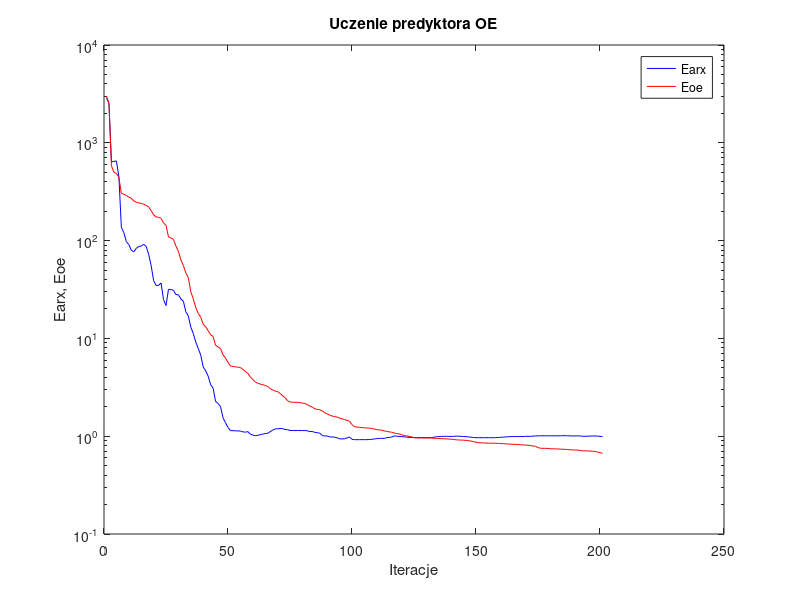
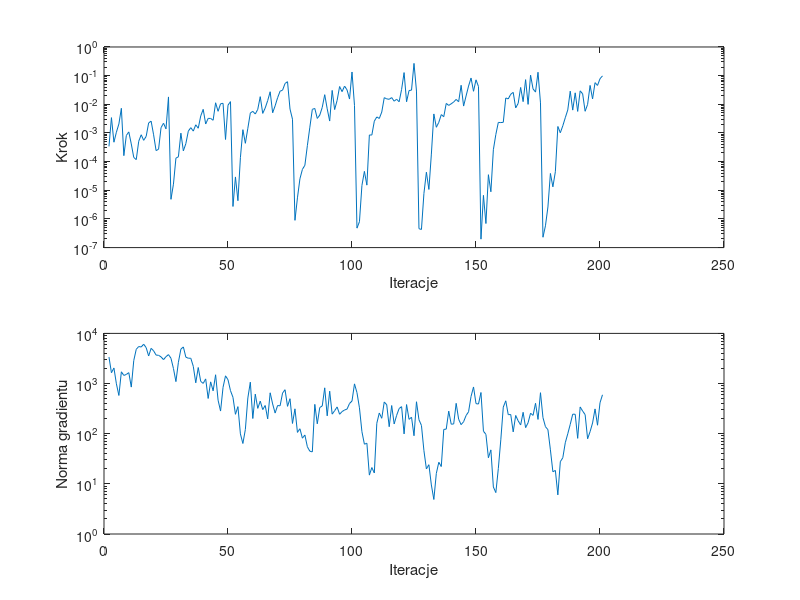

Recreate these plots in MATLAB, in order.
%uczenie predyktora oe
clear all;
n=0; farx(n+1)=2.885029e+003; foe(n+1)=3.003857e+003; wspucz(n+1)=0.000000e+000; ng(n+1)=0.000000e+000;
%odnowa zmiennej metryki
n=1; farx(n+1)=2.521866e+003; foe(n+1)=2.545891e+003; krok(n+1)=3.395966e-004; ng(n+1)=3.381683e+003;
n=2; farx(n+1)=6.373596e+002; foe(n+1)=5.807490e+002; krok(n+1)=3.426502e-003; ng(n+1)=1.642195e+003;
n=3; farx(n+1)=6.458060e+002; foe(n+1)=5.003455e+002; krok(n+1)=4.758251e-004; ng(n+1)=2.042952e+003;
n=4; farx(n+1)=6.518621e+002; foe(n+1)=4.861940e+002; krok(n+1)=1.064566e-003; ng(n+1)=9.871702e+002;
n=5; farx(n+1)=4.532838e+002; foe(n+1)=4.442617e+002; krok(n+1)=2.063134e-003; ng(n+1)=5.786276e+002;
n=6; farx(n+1)=1.367829e+002; foe(n+1)=3.035361e+002; krok(n+1)=7.251821e-003; ng(n+1)=1.714776e+003;
n=7; farx(n+1)=1.203388e+002; foe(n+1)=2.987209e+002; krok(n+1)=1.614953e-004; ng(n+1)=1.451880e+003;
n=8; farx(n+1)=9.770933e+001; foe(n+1)=2.893810e+002; krok(n+1)=8.160960e-004; ng(n+1)=1.518464e+003;
n=9; farx(n+1)=9.100333e+001; foe(n+1)=2.782664e+002; krok(n+1)=1.088038e-003; ng(n+1)=1.650393e+003;
n=10; farx(n+1)=7.980518e+001; foe(n+1)=2.706578e+002; krok(n+1)=4.129769e-004; ng(n+1)=8.498076e+002;
n=11; farx(n+1)=7.684740e+001; foe(n+1)=2.546132e+002; krok(n+1)=1.398154e-004; ng(n+1)=2.875988e+003;
n=12; farx(n+1)=8.315052e+001; foe(n+1)=2.473057e+002; krok(n+1)=1.174532e-004; ng(n+1)=4.818613e+003;
n=13; farx(n+1)=8.722703e+001; foe(n+1)=2.428790e+002; krok(n+1)=5.126539e-004; ng(n+1)=5.472231e+003;
n=14; farx(n+1)=8.786677e+001; foe(n+1)=2.401253e+002; krok(n+1)=8.650734e-004; ng(n+1)=5.355963e+003;
n=15; farx(n+1)=9.156313e+001; foe(n+1)=2.356841e+002; krok(n+1)=5.534736e-004; ng(n+1)=6.087639e+003;
n=16; farx(n+1)=8.725710e+001; foe(n+1)=2.290950e+002; krok(n+1)=7.581588e-004; ng(n+1)=5.202029e+003;
n=17; farx(n+1)=7.238218e+001; foe(n+1)=2.208484e+002; krok(n+1)=2.236648e-003; ng(n+1)=3.543460e+003;
n=18; farx(n+1)=5.568099e+001; foe(n+1)=2.025133e+002; krok(n+1)=2.586841e-003; ng(n+1)=5.034598e+003;
n=19; farx(n+1)=3.908831e+001; foe(n+1)=1.836671e+002; krok(n+1)=8.631728e-004; ng(n+1)=4.498835e+003;
n=20; farx(n+1)=3.479827e+001; foe(n+1)=1.744717e+002; krok(n+1)=2.425420e-004; ng(n+1)=3.695700e+003;
n=21; farx(n+1)=3.483504e+001; foe(n+1)=1.732738e+002; krok(n+1)=2.702675e-004; ng(n+1)=3.657067e+003;
n=22; farx(n+1)=3.688721e+001; foe(n+1)=1.687408e+002; krok(n+1)=1.532691e-003; ng(n+1)=3.399405e+003;
n=23; farx(n+1)=2.497713e+001; foe(n+1)=1.516956e+002; krok(n+1)=2.186130e-003; ng(n+1)=2.997127e+003;
n=24; farx(n+1)=2.168658e+001; foe(n+1)=1.435968e+002; krok(n+1)=1.389400e-003; ng(n+1)=3.437526e+003;
n=25; farx(n+1)=3.175917e+001; foe(n+1)=1.091992e+002; krok(n+1)=1.808357e-002; ng(n+1)=3.773736e+003;
%odnowa zmiennej metryki
n=26; farx(n+1)=3.161338e+001; foe(n+1)=1.063465e+002; krok(n+1)=4.835983e-006; ng(n+1)=3.193938e+003;
n=27; farx(n+1)=3.104653e+001; foe(n+1)=1.032952e+002; krok(n+1)=1.633361e-005; ng(n+1)=1.996942e+003;
n=28; farx(n+1)=2.802931e+001; foe(n+1)=8.786448e+001; krok(n+1)=1.325538e-004; ng(n+1)=1.092798e+003;
n=29; farx(n+1)=2.797421e+001; foe(n+1)=7.773776e+001; krok(n+1)=1.471428e-004; ng(n+1)=2.658904e+003;
n=30; farx(n+1)=2.532031e+001; foe(n+1)=6.336953e+001; krok(n+1)=9.846126e-004; ng(n+1)=4.857873e+003;
n=31; farx(n+1)=2.402765e+001; foe(n+1)=5.567600e+001; krok(n+1)=2.372391e-004; ng(n+1)=5.370084e+003;
n=32; farx(n+1)=1.866823e+001; foe(n+1)=4.659455e+001; krok(n+1)=4.235557e-004; ng(n+1)=3.357814e+003;
n=33; farx(n+1)=1.696526e+001; foe(n+1)=4.180832e+001; krok(n+1)=1.159004e-003; ng(n+1)=3.198548e+003;
n=34; farx(n+1)=1.302699e+001; foe(n+1)=2.992334e+001; krok(n+1)=1.532691e-003; ng(n+1)=3.192105e+003;
n=35; farx(n+1)=1.120572e+001; foe(n+1)=2.541864e+001; krok(n+1)=1.160141e-003; ng(n+1)=2.206011e+003;
n=36; farx(n+1)=9.183159e+000; foe(n+1)=2.073048e+001; krok(n+1)=1.926084e-003; ng(n+1)=1.034549e+003;
n=37; farx(n+1)=7.899565e+000; foe(n+1)=1.799352e+001; krok(n+1)=1.462416e-003; ng(n+1)=2.086776e+003;
n=38; farx(n+1)=6.736571e+000; foe(n+1)=1.648685e+001; krok(n+1)=3.912002e-003; ng(n+1)=1.102517e+003;
n=39; farx(n+1)=5.106379e+000; foe(n+1)=1.394281e+001; krok(n+1)=6.669234e-003; ng(n+1)=1.007511e+003;
n=40; farx(n+1)=4.659621e+000; foe(n+1)=1.315403e+001; krok(n+1)=2.050616e-003; ng(n+1)=1.237222e+003;
n=41; farx(n+1)=4.112769e+000; foe(n+1)=1.198566e+001; krok(n+1)=3.225080e-003; ng(n+1)=5.039506e+002;
n=42; farx(n+1)=3.359427e+000; foe(n+1)=1.088646e+001; krok(n+1)=3.212655e-003; ng(n+1)=1.080333e+003;
n=43; farx(n+1)=3.093594e+000; foe(n+1)=1.045334e+001; krok(n+1)=2.774090e-003; ng(n+1)=7.150688e+002;
n=44; farx(n+1)=2.261671e+000; foe(n+1)=8.483716e+000; krok(n+1)=1.131000e-002; ng(n+1)=1.496675e+003;
n=45; farx(n+1)=2.164333e+000; foe(n+1)=8.182683e+000; krok(n+1)=5.699196e-003; ng(n+1)=4.654917e+002;
n=46; farx(n+1)=2.004438e+000; foe(n+1)=7.862185e+000; krok(n+1)=1.042882e-002; ng(n+1)=2.828770e+002;
n=47; farx(n+1)=1.539784e+000; foe(n+1)=6.786447e+000; krok(n+1)=1.082825e-002; ng(n+1)=8.406637e+002;
n=48; farx(n+1)=1.373112e+000; foe(n+1)=6.297987e+000; krok(n+1)=5.923015e-004; ng(n+1)=1.425657e+003;
n=49; farx(n+1)=1.226925e+000; foe(n+1)=5.689603e+000; krok(n+1)=9.338225e-003; ng(n+1)=1.190901e+003;
n=50; farx(n+1)=1.141525e+000; foe(n+1)=5.221149e+000; krok(n+1)=1.238474e-002; ng(n+1)=7.213375e+002;
%odnowa zmiennej metryki
n=51; farx(n+1)=1.139734e+000; foe(n+1)=5.181776e+000; krok(n+1)=2.722567e-006; ng(n+1)=5.318419e+002;
n=52; farx(n+1)=1.133476e+000; foe(n+1)=5.110685e+000; krok(n+1)=2.921834e-005; ng(n+1)=2.436145e+002;
n=53; farx(n+1)=1.134095e+000; foe(n+1)=5.087159e+000; krok(n+1)=4.324013e-006; ng(n+1)=3.464828e+002;
n=54; farx(n+1)=1.129807e+000; foe(n+1)=5.034843e+000; krok(n+1)=1.377639e-004; ng(n+1)=9.905828e+001;
n=55; farx(n+1)=1.107362e+000; foe(n+1)=4.824352e+000; krok(n+1)=1.301857e-003; ng(n+1)=6.379260e+001;
n=56; farx(n+1)=1.099954e+000; foe(n+1)=4.587251e+000; krok(n+1)=4.356528e-004; ng(n+1)=1.214825e+002;
n=57; farx(n+1)=1.114078e+000; foe(n+1)=4.390116e+000; krok(n+1)=1.457389e-003; ng(n+1)=5.153918e+002;
n=58; farx(n+1)=1.050332e+000; foe(n+1)=4.034138e+000; krok(n+1)=4.952046e-003; ng(n+1)=1.064577e+003;
n=59; farx(n+1)=1.025898e+000; foe(n+1)=3.795316e+000; krok(n+1)=5.680993e-003; ng(n+1)=2.009063e+002;
n=60; farx(n+1)=1.013016e+000; foe(n+1)=3.585735e+000; krok(n+1)=4.578975e-003; ng(n+1)=6.149909e+002;
n=61; farx(n+1)=1.018766e+000; foe(n+1)=3.479468e+000; krok(n+1)=6.669234e-003; ng(n+1)=3.197777e+002;
n=62; farx(n+1)=1.037989e+000; foe(n+1)=3.409363e+000; krok(n+1)=1.848181e-002; ng(n+1)=4.462378e+002;
n=63; farx(n+1)=1.049549e+000; foe(n+1)=3.366626e+000; krok(n+1)=4.815473e-003; ng(n+1)=3.025454e+002;
n=64; farx(n+1)=1.064143e+000; foe(n+1)=3.296047e+000; krok(n+1)=7.431661e-003; ng(n+1)=3.649551e+002;
n=65; farx(n+1)=1.070599e+000; foe(n+1)=3.229890e+000; krok(n+1)=1.345640e-002; ng(n+1)=1.975367e+002;
n=66; farx(n+1)=1.111192e+000; foe(n+1)=3.066846e+000; krok(n+1)=2.741623e-002; ng(n+1)=6.538605e+002;
n=67; farx(n+1)=1.152025e+000; foe(n+1)=2.975692e+000; krok(n+1)=5.062842e-003; ng(n+1)=3.920493e+002;
n=68; farx(n+1)=1.186517e+000; foe(n+1)=2.894170e+000; krok(n+1)=8.839546e-003; ng(n+1)=2.579896e+002;
n=69; farx(n+1)=1.192023e+000; foe(n+1)=2.860432e+000; krok(n+1)=1.693613e-002; ng(n+1)=3.647475e+002;
n=70; farx(n+1)=1.197480e+000; foe(n+1)=2.731994e+000; krok(n+1)=2.865996e-002; ng(n+1)=3.596613e+002;
n=71; farx(n+1)=1.196277e+000; foe(n+1)=2.602918e+000; krok(n+1)=3.111101e-002; ng(n+1)=6.458058e+002;
n=72; farx(n+1)=1.171987e+000; foe(n+1)=2.480920e+000; krok(n+1)=5.335388e-002; ng(n+1)=7.535703e+002;
n=73; farx(n+1)=1.165064e+000; foe(n+1)=2.303798e+000; krok(n+1)=6.153853e-002; ng(n+1)=3.510671e+002;
n=74; farx(n+1)=1.144680e+000; foe(n+1)=2.238222e+000; krok(n+1)=6.838273e-003; ng(n+1)=4.985493e+002;
n=75; farx(n+1)=1.143237e+000; foe(n+1)=2.226933e+000; krok(n+1)=3.023106e-003; ng(n+1)=1.599950e+002;
%odnowa zmiennej metryki
n=76; farx(n+1)=1.143121e+000; foe(n+1)=2.222253e+000; krok(n+1)=8.946219e-007; ng(n+1)=3.133545e+002;
n=77; farx(n+1)=1.143151e+000; foe(n+1)=2.219735e+000; krok(n+1)=5.447762e-006; ng(n+1)=1.061163e+002;
n=78; farx(n+1)=1.143854e+000; foe(n+1)=2.201798e+000; krok(n+1)=2.518354e-005; ng(n+1)=1.255566e+002;
n=79; farx(n+1)=1.141506e+000; foe(n+1)=2.182178e+000; krok(n+1)=5.353910e-005; ng(n+1)=8.140402e+001;
n=80; farx(n+1)=1.142132e+000; foe(n+1)=2.154110e+000; krok(n+1)=7.462550e-005; ng(n+1)=9.399057e+001;
n=81; farx(n+1)=1.136864e+000; foe(n+1)=2.108282e+000; krok(n+1)=3.604935e-004; ng(n+1)=5.486455e+001;
n=82; farx(n+1)=1.114173e+000; foe(n+1)=2.034909e+000; krok(n+1)=1.587460e-003; ng(n+1)=4.473108e+001;
n=83; farx(n+1)=1.117946e+000; foe(n+1)=1.977892e+000; krok(n+1)=6.669234e-003; ng(n+1)=4.340074e+001;
n=84; farx(n+1)=1.094182e+000; foe(n+1)=1.908947e+000; krok(n+1)=7.163682e-003; ng(n+1)=3.843966e+002;
n=85; farx(n+1)=1.084180e+000; foe(n+1)=1.879254e+000; krok(n+1)=3.211338e-003; ng(n+1)=1.575802e+002;
n=86; farx(n+1)=1.075948e+000; foe(n+1)=1.863710e+000; krok(n+1)=4.187528e-003; ng(n+1)=3.328319e+002;
n=87; farx(n+1)=1.015259e+000; foe(n+1)=1.808766e+000; krok(n+1)=7.799544e-003; ng(n+1)=3.571677e+002;
n=88; farx(n+1)=1.004363e+000; foe(n+1)=1.743910e+000; krok(n+1)=2.165649e-002; ng(n+1)=8.212640e+002;
n=89; farx(n+1)=1.006488e+000; foe(n+1)=1.687081e+000; krok(n+1)=6.956269e-003; ng(n+1)=2.270995e+002;
n=90; farx(n+1)=9.847320e-001; foe(n+1)=1.645507e+000; krok(n+1)=2.603714e-003; ng(n+1)=7.035619e+002;
n=91; farx(n+1)=9.821831e-001; foe(n+1)=1.604464e+000; krok(n+1)=3.052860e-002; ng(n+1)=2.455729e+002;
n=92; farx(n+1)=9.776072e-001; foe(n+1)=1.588868e+000; krok(n+1)=6.544675e-003; ng(n+1)=2.874319e+002;
n=93; farx(n+1)=9.622460e-001; foe(n+1)=1.569222e+000; krok(n+1)=1.370811e-002; ng(n+1)=3.416147e+002;
n=94; farx(n+1)=9.401426e-001; foe(n+1)=1.531842e+000; krok(n+1)=4.171622e-002; ng(n+1)=2.442180e+002;
n=95; farx(n+1)=9.386640e-001; foe(n+1)=1.501589e+000; krok(n+1)=2.764852e-002; ng(n+1)=2.761687e+002;
n=96; farx(n+1)=9.411893e-001; foe(n+1)=1.478725e+000; krok(n+1)=4.321748e-002; ng(n+1)=2.969033e+002;
n=97; farx(n+1)=9.604948e-001; foe(n+1)=1.452156e+000; krok(n+1)=3.188384e-002; ng(n+1)=3.095274e+002;
n=98; farx(n+1)=9.817467e-001; foe(n+1)=1.424522e+000; krok(n+1)=1.526430e-002; ng(n+1)=4.005599e+002;
n=99; farx(n+1)=9.302465e-001; foe(n+1)=1.313021e+000; krok(n+1)=1.341318e-001; ng(n+1)=4.480118e+002;
n=100; farx(n+1)=9.214964e-001; foe(n+1)=1.249103e+000; krok(n+1)=9.175071e-003; ng(n+1)=9.854065e+002;
%odnowa zmiennej metryki
n=101; farx(n+1)=9.215021e-001; foe(n+1)=1.240010e+000; krok(n+1)=4.770363e-007; ng(n+1)=6.596099e+002;
n=102; farx(n+1)=9.215836e-001; foe(n+1)=1.234800e+000; krok(n+1)=7.999724e-007; ng(n+1)=3.281731e+002;
n=103; farx(n+1)=9.223699e-001; foe(n+1)=1.225793e+000; krok(n+1)=1.470858e-005; ng(n+1)=1.097506e+002;
n=104; farx(n+1)=9.221794e-001; foe(n+1)=1.217711e+000; krok(n+1)=4.569352e-005; ng(n+1)=6.173682e+001;
n=105; farx(n+1)=9.224323e-001; foe(n+1)=1.214853e+000; krok(n+1)=1.511881e-005; ng(n+1)=6.457985e+001;
n=106; farx(n+1)=9.244266e-001; foe(n+1)=1.208761e+000; krok(n+1)=8.503167e-004; ng(n+1)=1.494082e+001;
n=107; farx(n+1)=9.294992e-001; foe(n+1)=1.200737e+000; krok(n+1)=8.471113e-004; ng(n+1)=2.115117e+001;
n=108; farx(n+1)=9.368293e-001; foe(n+1)=1.185703e+000; krok(n+1)=2.586841e-003; ng(n+1)=1.645285e+001;
n=109; farx(n+1)=9.463007e-001; foe(n+1)=1.165507e+000; krok(n+1)=3.625910e-003; ng(n+1)=1.612523e+002;
n=110; farx(n+1)=9.487090e-001; foe(n+1)=1.161956e+000; krok(n+1)=3.200455e-003; ng(n+1)=2.586089e+002;
n=111; farx(n+1)=9.518315e-001; foe(n+1)=1.152937e+000; krok(n+1)=5.368339e-003; ng(n+1)=2.029051e+002;
n=112; farx(n+1)=9.479516e-001; foe(n+1)=1.132738e+000; krok(n+1)=1.705843e-002; ng(n+1)=4.291381e+002;
n=113; farx(n+1)=9.672947e-001; foe(n+1)=1.120600e+000; krok(n+1)=1.547432e-002; ng(n+1)=3.776303e+002;
n=114; farx(n+1)=9.696364e-001; foe(n+1)=1.107237e+000; krok(n+1)=1.495979e-002; ng(n+1)=1.378147e+002;
n=115; farx(n+1)=9.825464e-001; foe(n+1)=1.098741e+000; krok(n+1)=1.713076e-002; ng(n+1)=3.645407e+002;
n=116; farx(n+1)=1.005854e+000; foe(n+1)=1.078310e+000; krok(n+1)=1.285062e-002; ng(n+1)=1.565922e+002;
n=117; farx(n+1)=1.002219e+000; foe(n+1)=1.065512e+000; krok(n+1)=1.500979e-002; ng(n+1)=2.322385e+002;
n=118; farx(n+1)=9.932329e-001; foe(n+1)=1.055543e+000; krok(n+1)=1.226153e-002; ng(n+1)=3.173062e+002;
n=119; farx(n+1)=9.919450e-001; foe(n+1)=1.035386e+000; krok(n+1)=3.320390e-002; ng(n+1)=3.462714e+002;
n=120; farx(n+1)=9.836294e-001; foe(n+1)=1.014256e+000; krok(n+1)=1.278558e-001; ng(n+1)=9.907449e+001;
n=121; farx(n+1)=9.801740e-001; foe(n+1)=1.007584e+000; krok(n+1)=1.226153e-002; ng(n+1)=3.811135e+002;
n=122; farx(n+1)=9.729507e-001; foe(n+1)=9.971133e-001; krok(n+1)=3.022871e-002; ng(n+1)=1.931540e+002;
n=123; farx(n+1)=9.700224e-001; foe(n+1)=9.852925e-001; krok(n+1)=3.122169e-002; ng(n+1)=2.131170e+002;
n=124; farx(n+1)=9.687384e-001; foe(n+1)=9.669482e-001; krok(n+1)=2.677938e-001; ng(n+1)=9.102913e+001;
n=125; farx(n+1)=9.672354e-001; foe(n+1)=9.617339e-001; krok(n+1)=2.896961e-002; ng(n+1)=4.335542e+002;
%odnowa zmiennej metryki
n=126; farx(n+1)=9.672127e-001; foe(n+1)=9.607847e-001; krok(n+1)=4.565439e-007; ng(n+1)=1.900263e+002;
n=127; farx(n+1)=9.672077e-001; foe(n+1)=9.604183e-001; krok(n+1)=4.293269e-007; ng(n+1)=1.462155e+002;
n=128; farx(n+1)=9.672767e-001; foe(n+1)=9.594703e-001; krok(n+1)=7.746296e-006; ng(n+1)=4.592195e+001;
n=129; farx(n+1)=9.673435e-001; foe(n+1)=9.587273e-001; krok(n+1)=4.279756e-005; ng(n+1)=1.987202e+001;
n=130; farx(n+1)=9.675207e-001; foe(n+1)=9.584531e-001; krok(n+1)=1.069939e-005; ng(n+1)=2.409175e+001;
n=131; farx(n+1)=9.679251e-001; foe(n+1)=9.578428e-001; krok(n+1)=1.828869e-004; ng(n+1)=9.499396e+000;
n=132; farx(n+1)=9.766396e-001; foe(n+1)=9.532674e-001; krok(n+1)=4.615511e-003; ng(n+1)=4.880048e+000;
n=133; farx(n+1)=9.871834e-001; foe(n+1)=9.492681e-001; krok(n+1)=1.579878e-003; ng(n+1)=1.615452e+001;
n=134; farx(n+1)=9.901132e-001; foe(n+1)=9.478242e-001; krok(n+1)=2.349366e-003; ng(n+1)=2.692325e+001;
n=135; farx(n+1)=9.961863e-001; foe(n+1)=9.444233e-001; krok(n+1)=4.372259e-003; ng(n+1)=2.214201e+001;
n=136; farx(n+1)=9.967935e-001; foe(n+1)=9.425218e-001; krok(n+1)=3.692938e-003; ng(n+1)=1.217377e+002;
n=137; farx(n+1)=9.971054e-001; foe(n+1)=9.386559e-001; krok(n+1)=1.073668e-002; ng(n+1)=1.233896e+002;
n=138; farx(n+1)=9.956119e-001; foe(n+1)=9.347319e-001; krok(n+1)=9.146433e-003; ng(n+1)=2.817699e+002;
n=139; farx(n+1)=9.954854e-001; foe(n+1)=9.310344e-001; krok(n+1)=1.041670e-002; ng(n+1)=1.547876e+002;
n=140; farx(n+1)=9.965075e-001; foe(n+1)=9.259917e-001; krok(n+1)=1.204622e-002; ng(n+1)=1.563078e+002;
n=141; farx(n+1)=1.002983e+000; foe(n+1)=9.183345e-001; krok(n+1)=1.479856e-002; ng(n+1)=4.030519e+002;
n=142; farx(n+1)=1.000096e+000; foe(n+1)=9.157425e-001; krok(n+1)=1.226153e-002; ng(n+1)=1.939188e+002;
n=143; farx(n+1)=9.958819e-001; foe(n+1)=9.126433e-001; krok(n+1)=4.614317e-002; ng(n+1)=1.515301e+002;
n=144; farx(n+1)=9.930020e-001; foe(n+1)=9.106031e-001; krok(n+1)=8.672124e-003; ng(n+1)=1.735752e+002;
n=145; farx(n+1)=9.883260e-001; foe(n+1)=9.074505e-001; krok(n+1)=1.960421e-002; ng(n+1)=2.303643e+002;
n=146; farx(n+1)=9.821437e-001; foe(n+1)=8.998831e-001; krok(n+1)=4.331299e-002; ng(n+1)=2.736741e+002;
n=147; farx(n+1)=9.779132e-001; foe(n+1)=8.915074e-001; krok(n+1)=8.268560e-002; ng(n+1)=5.533561e+002;
n=148; farx(n+1)=9.700974e-001; foe(n+1)=8.815079e-001; krok(n+1)=2.847182e-002; ng(n+1)=8.548440e+002;
n=149; farx(n+1)=9.649884e-001; foe(n+1)=8.680009e-001; krok(n+1)=7.142563e-002; ng(n+1)=3.978255e+002;
n=150; farx(n+1)=9.659586e-001; foe(n+1)=8.597004e-001; krok(n+1)=4.171530e-002; ng(n+1)=3.904698e+002;
%odnowa zmiennej metryki
n=151; farx(n+1)=9.659727e-001; foe(n+1)=8.558840e-001; krok(n+1)=1.970994e-007; ng(n+1)=6.627874e+002;
n=152; farx(n+1)=9.658434e-001; foe(n+1)=8.515692e-001; krok(n+1)=6.656792e-006; ng(n+1)=1.121250e+002;
n=153; farx(n+1)=9.658256e-001; foe(n+1)=8.511990e-001; krok(n+1)=6.913251e-007; ng(n+1)=9.699164e+001;
n=154; farx(n+1)=9.656220e-001; foe(n+1)=8.494326e-001; krok(n+1)=3.498787e-005; ng(n+1)=3.314659e+001;
n=155; farx(n+1)=9.657254e-001; foe(n+1)=8.485983e-001; krok(n+1)=8.865531e-006; ng(n+1)=4.754939e+001;
n=156; farx(n+1)=9.660016e-001; foe(n+1)=8.478547e-001; krok(n+1)=2.601242e-004; ng(n+1)=8.663054e+000;
n=157; farx(n+1)=9.676089e-001; foe(n+1)=8.463927e-001; krok(n+1)=8.861138e-004; ng(n+1)=6.693146e+000;
n=158; farx(n+1)=9.703469e-001; foe(n+1)=8.447491e-001; krok(n+1)=2.339183e-003; ng(n+1)=2.017895e+001;
n=159; farx(n+1)=9.760021e-001; foe(n+1)=8.406605e-001; krok(n+1)=2.302721e-003; ng(n+1)=7.554824e+001;
n=160; farx(n+1)=9.773983e-001; foe(n+1)=8.396012e-001; krok(n+1)=2.354171e-003; ng(n+1)=3.388979e+002;
n=161; farx(n+1)=9.822199e-001; foe(n+1)=8.352433e-001; krok(n+1)=1.664870e-002; ng(n+1)=4.527754e+002;
n=162; farx(n+1)=9.875405e-001; foe(n+1)=8.336687e-001; krok(n+1)=1.542203e-002; ng(n+1)=2.394587e+002;
n=163; farx(n+1)=9.915410e-001; foe(n+1)=8.291245e-001; krok(n+1)=2.243356e-002; ng(n+1)=2.414275e+002;
n=164; farx(n+1)=9.913196e-001; foe(n+1)=8.260854e-001; krok(n+1)=2.610023e-002; ng(n+1)=1.087596e+002;
n=165; farx(n+1)=9.921318e-001; foe(n+1)=8.246121e-001; krok(n+1)=7.505960e-003; ng(n+1)=2.308878e+002;
n=166; farx(n+1)=9.913746e-001; foe(n+1)=8.217108e-001; krok(n+1)=1.073668e-002; ng(n+1)=1.807496e+002;
n=167; farx(n+1)=9.932018e-001; foe(n+1)=8.176095e-001; krok(n+1)=3.871130e-002; ng(n+1)=1.492462e+002;
n=168; farx(n+1)=9.928590e-001; foe(n+1)=8.150286e-001; krok(n+1)=1.238474e-002; ng(n+1)=2.671051e+002;
n=169; farx(n+1)=9.962893e-001; foe(n+1)=8.104571e-001; krok(n+1)=7.255280e-002; ng(n+1)=1.320444e+002;
n=170; farx(n+1)=9.983098e-001; foe(n+1)=8.088919e-001; krok(n+1)=9.949946e-003; ng(n+1)=1.654032e+002;
n=171; farx(n+1)=9.955075e-001; foe(n+1)=8.014069e-001; krok(n+1)=1.036878e-001; ng(n+1)=2.561209e+002;
n=172; farx(n+1)=1.003041e+000; foe(n+1)=7.944287e-001; krok(n+1)=3.459424e-002; ng(n+1)=2.318109e+002;
n=173; farx(n+1)=1.006574e+000; foe(n+1)=7.877746e-001; krok(n+1)=2.667694e-002; ng(n+1)=4.040011e+002;
n=174; farx(n+1)=1.008511e+000; foe(n+1)=7.658991e-001; krok(n+1)=1.314138e-001; ng(n+1)=1.925928e+002;
n=175; farx(n+1)=1.010001e+000; foe(n+1)=7.522643e-001; krok(n+1)=1.121665e-002; ng(n+1)=6.566821e+002;
%odnowa zmiennej metryki
n=176; farx(n+1)=1.010013e+000; foe(n+1)=7.517484e-001; krok(n+1)=2.299731e-007; ng(n+1)=2.097977e+002;
n=177; farx(n+1)=1.010024e+000; foe(n+1)=7.512108e-001; krok(n+1)=5.754673e-007; ng(n+1)=1.381845e+002;
n=178; farx(n+1)=1.010079e+000; foe(n+1)=7.494934e-001; krok(n+1)=2.615947e-006; ng(n+1)=1.202008e+002;
n=179; farx(n+1)=1.009810e+000; foe(n+1)=7.435713e-001; krok(n+1)=3.868786e-005; ng(n+1)=4.765903e+001;
n=180; farx(n+1)=1.009822e+000; foe(n+1)=7.433935e-001; krok(n+1)=1.318762e-005; ng(n+1)=1.740484e+001;
n=181; farx(n+1)=1.009748e+000; foe(n+1)=7.424663e-001; krok(n+1)=4.452497e-005; ng(n+1)=1.855184e+001;
n=182; farx(n+1)=1.009261e+000; foe(n+1)=7.401105e-001; krok(n+1)=1.682049e-003; ng(n+1)=6.023833e+000;
n=183; farx(n+1)=1.009724e+000; foe(n+1)=7.385367e-001; krok(n+1)=1.016108e-003; ng(n+1)=2.766882e+001;
n=184; farx(n+1)=1.013048e+000; foe(n+1)=7.351489e-001; krok(n+1)=1.779752e-003; ng(n+1)=3.311639e+001;
n=185; farx(n+1)=1.012513e+000; foe(n+1)=7.332411e-001; krok(n+1)=3.400118e-003; ng(n+1)=6.604118e+001;
n=186; farx(n+1)=1.010679e+000; foe(n+1)=7.311439e-001; krok(n+1)=6.353015e-003; ng(n+1)=9.956019e+001;
n=187; farx(n+1)=1.007291e+000; foe(n+1)=7.267551e-001; krok(n+1)=2.876644e-002; ng(n+1)=1.536513e+002;
n=188; farx(n+1)=1.006273e+000; foe(n+1)=7.252762e-001; krok(n+1)=6.273397e-003; ng(n+1)=2.452592e+002;
n=189; farx(n+1)=1.006649e+000; foe(n+1)=7.221555e-001; krok(n+1)=2.513448e-002; ng(n+1)=2.439000e+002;
n=190; farx(n+1)=1.008222e+000; foe(n+1)=7.205479e-001; krok(n+1)=5.647473e-003; ng(n+1)=8.076463e+001;
n=191; farx(n+1)=1.006026e+000; foe(n+1)=7.150353e-001; krok(n+1)=2.946581e-002; ng(n+1)=3.414440e+002;
n=192; farx(n+1)=9.983612e-001; foe(n+1)=7.086981e-001; krok(n+1)=2.316852e-002; ng(n+1)=2.828647e+002;
n=193; farx(n+1)=9.982127e-001; foe(n+1)=7.083172e-001; krok(n+1)=5.711090e-003; ng(n+1)=2.403128e+002;
n=194; farx(n+1)=9.991123e-001; foe(n+1)=7.075777e-001; krok(n+1)=9.949946e-003; ng(n+1)=7.914305e+001;
n=195; farx(n+1)=1.004753e+000; foe(n+1)=7.042798e-001; krok(n+1)=4.560093e-002; ng(n+1)=1.098789e+002;
n=196; farx(n+1)=1.004159e+000; foe(n+1)=7.030346e-001; krok(n+1)=1.540553e-002; ng(n+1)=1.635080e+002;
n=197; farx(n+1)=1.005292e+000; foe(n+1)=6.982228e-001; krok(n+1)=5.695205e-002; ng(n+1)=3.121365e+002;
n=198; farx(n+1)=1.002653e+000; foe(n+1)=6.883146e-001; krok(n+1)=4.555918e-002; ng(n+1)=1.475984e+002;
n=199; farx(n+1)=9.962602e-001; foe(n+1)=6.805519e-001; krok(n+1)=7.802292e-002; ng(n+1)=4.137545e+002;
n=200; farx(n+1)=9.931095e-001; foe(n+1)=6.672304e-001; krok(n+1)=9.809225e-002; ng(n+1)=5.965526e+002;

figure; semilogy(farx,'b'); hold on; semilogy(foe,'r'); xlabel('Iteracje'); ylabel('Earx, Eoe'); legend('Earx','Eoe'); title('Uczenie predyktora OE');
figure; subplot(2,1,1); semilogy(krok); xlabel('Iteracje'); ylabel('Krok');
subplot(2,1,2); semilogy(ng); xlabel('Iteracje'); ylabel('Norma gradientu');
Earx=farx(n+1)
Eoe=foe(n+1)
